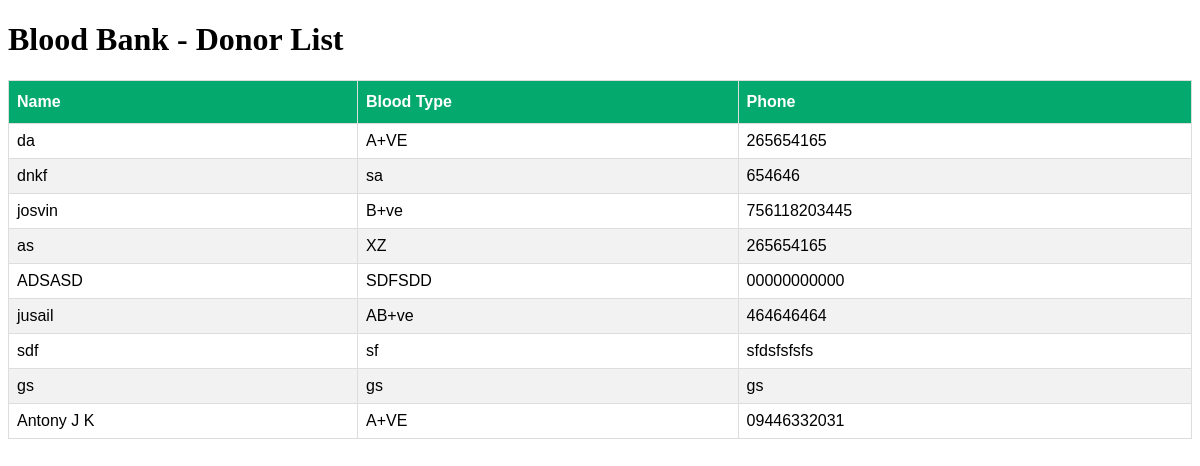
The app's page /display/ with its own data.
### bloodbank/models.py (models this page shows)
class BloodDonor(models.Model):
    name = models.CharField(max_length=100)
    blood_type = models.CharField(max_length=10)
    phone = models.CharField(max_length=15)
    def __str__(self):
        return self.name

### bloodbank/views.py (the view)
# urls.py: path('display/', display, name='display'),
def display(request):
    donors = BloodDonor.objects.all()
    print(donors)
    context = {'donors': donors}
    return render(request, 'display.html', context)

### bloodbank/templates/display.html (shortened to what this page needs)
<!DOCTYPE html>
<html>
<head>
</head>
<body>
<h1>Blood Bank - Donor List</h1>
<table id="customers">
    <thead>
        <tr>
            <th>Name</th>
            <th>Blood Type</th>
            <th>Phone</th>
        </tr>
    </thead>
    <tbody>
        {% for donor in donors %}
        <tr>
            <td>{{ donor.name }}</td>
            <td>{{ donor.blood_type }}</td>
            <td>{{ donor.phone }}</td>
        </tr>
        {% endfor %}
    </tbody>
</table>
</body>
</html>

### bloodbank/templates/display.html (style rules this page uses)
#customers { font-family: Arial, Helvetica, sans-serif; border-collapse: collapse; width: 100%; }
#customers td, #customers th { border: 1px solid #ddd; padding: 8px; }
#customers tr:nth-child(even) { background-color: #f2f2f2; }
#customers th { padding-top: 12px; padding-bottom: 12px; text-align: left; background-color: #04AA6D; color: white; }

### records on screen
BloodDonor: name "da", blood_type "A+VE", phone "265654165"
BloodDonor: name "dnkf", blood_type "sa", phone "654646"
BloodDonor: name "josvin", blood_type "B+ve", phone "756118203445"
BloodDonor: name "as", blood_type "XZ", phone "265654165"
BloodDonor: name "ADSASD", blood_type "SDFSDD", phone "00000000000"
BloodDonor: name "jusail", blood_type "AB+ve", phone "464646464"
BloodDonor: name "sdf", blood_type "sf", phone "sfdsfsfsfs"
BloodDonor: name "gs", blood_type "gs", phone "gs"
BloodDonor: name "Antony J K", blood_type "A+VE", phone "09446332031"
